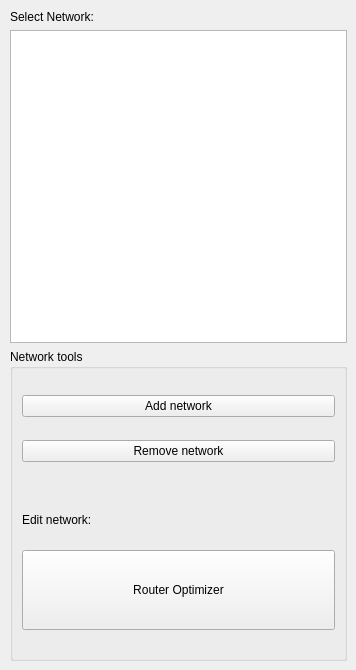
          <widget class="QWidget" name="tab_6">
           <attribute name="title">
            <string>DCN</string>
           </attribute>
           <widget class="QWidget" name="layoutWidget_2">
            <property name="geometry">
             <rect>
              <x>10</x>
              <y>10</y>
              <width>337</width>
              <height>651</height>
             </rect>
            </property>
            <layout class="QVBoxLayout" name="verticalLayout_5">
             <item>
              <widget class="QLabel" name="label_84">
               <property name="sizePolicy">
                <sizepolicy hsizetype="Preferred" vsizetype="Fixed">
                 <horstretch>0</horstretch>
                 <verstretch>0</verstretch>
                </sizepolicy>
               </property>
               <property name="text">
                <string>Select Network:</string>
               </property>
              </widget>
             </item>
             <item>
              <widget class="QListWidget" name="listNetworkDCN">
               <property name="enabled">
                <bool>true</bool>
               </property>
               <property name="sizePolicy">
                <sizepolicy hsizetype="Minimum" vsizetype="Preferred">
                 <horstretch>0</horstretch>
                 <verstretch>0</verstretch>
                </sizepolicy>
               </property>
              </widget>
             </item>
             <item>
              <widget class="QGroupBox" name="groupBox_2">
               <property name="title">
                <string>Network tools</string>
               </property>
               <layout class="QVBoxLayout" name="verticalLayout_6">
                <item>
                 <widget class="QPushButton" name="addDCN">
                  <property name="toolTip">
                   <string notr="true">&lt;html&gt;&lt;head/&gt;&lt;body&gt;&lt;p&gt;Add an empty cooling network. Use the Router Optimizer to add pipes and buildings to the network.&lt;/p&gt;&lt;/body&gt;&lt;/html&gt;</string>
                  </property>
                  <property name="toolTipDuration">
                   <number>8000</number>
                  </property>
                  <property name="text">
                   <string>Add network</string>
                  </property>
                 </widget>
                </item>
                <item>
                 <widget class="QPushButton" name="removeDCN">
                  <property name="toolTip">
                   <string notr="true">&lt;html&gt;&lt;head/&gt;&lt;body&gt;&lt;p&gt;Removes the selected networks.&lt;/p&gt;&lt;/body&gt;&lt;/html&gt;</string>
                  </property>
                  <property name="toolTipDuration">
                   <number>4000</number>
                  </property>
                  <property name="text">
                   <string>Remove network</string>
                  </property>
                 </widget>
                </item>
                <item>
                 <spacer name="verticalSpacer_3">
                  <property name="orientation">
                   <enum>Qt::Vertical</enum>
                  </property>
                  <property name="sizeType">
                   <enum>QSizePolicy::Fixed</enum>
                  </property>
                  <property name="sizeHint" stdset="0">
                   <size>
                    <width>308</width>
                    <height>28</height>
                   </size>
                  </property>
                 </spacer>
                </item>
                <item>
                 <widget class="QLabel" name="label_81">
                  <property name="sizePolicy">
                   <sizepolicy hsizetype="Preferred" vsizetype="Fixed">
                    <horstretch>0</horstretch>
                    <verstretch>0</verstretch>
                   </sizepolicy>
                  </property>
                  <property name="text">
                   <string>Edit network:</string>
                  </property>
                 </widget>
                </item>
                <item>
                 <widget class="QPushButton" name="AD_optimizer_DCN">
                  <property name="sizePolicy">
                   <sizepolicy hsizetype="Minimum" vsizetype="Fixed">
                    <horstretch>0</horstretch>
                    <verstretch>0</verstretch>
                   </sizepolicy>
                  </property>
                  <property name="minimumSize">
                   <size>
                    <width>0</width>
                    <height>80</height>
                   </size>
                  </property>
                  <property name="toolTip">
                   <string notr="true">&lt;html&gt;&lt;head/&gt;&lt;body&gt;&lt;p&gt;Select a specific network to connect buildings, add pipes and set the generation point. The automatic selection of building can optimize the network in order to connect buildings minimazing the connection costs.&lt;/p&gt;&lt;/body&gt;&lt;/html&gt;</string>
                  </property>
                  <property name="toolTipDuration">
                   <number>16000</number>
                  </property>
                  <property name="text">
                   <string>Router Optimizer</string>
                  </property>
                 </widget>
                </item>
               </layout>
              </widget>
             </item>
            </layout>
           </widget>
          </widget>
